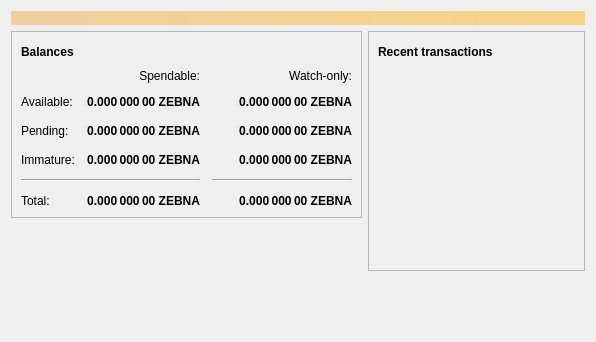
<?xml version="1.0" encoding="UTF-8"?>
<ui version="4.0">
 <class>OverviewPage</class>
 <widget class="QWidget" name="OverviewPage">
  <property name="geometry">
   <rect>
    <x>0</x>
    <y>0</y>
    <width>596</width>
    <height>342</height>
   </rect>
  </property>
  <property name="windowTitle">
   <string>Form</string>
  </property>
  <layout class="QVBoxLayout" name="topLayout">
   <item>
    <widget class="QLabel" name="labelAlerts">
     <property name="visible">
      <bool>false</bool>
     </property>
     <property name="styleSheet">
      <string notr="true">QLabel { background-color: qlineargradient(x1: 0, y1: 0, x2: 1, y2: 0, stop:0 #F0D0A0, stop:1 #F8D488); color:#000000; }</string>
     </property>
     <property name="wordWrap">
      <bool>true</bool>
     </property>
     <property name="margin">
      <number>3</number>
     </property>
     <property name="textInteractionFlags">
      <set>Qt::TextSelectableByMouse</set>
     </property>
    </widget>
   </item>
   <item>
    <layout class="QHBoxLayout" name="horizontalLayout" stretch="1,1">
     <item>
      <layout class="QVBoxLayout" name="verticalLayout_2">
       <item>
        <widget class="QFrame" name="frame">
         <property name="frameShape">
          <enum>QFrame::StyledPanel</enum>
         </property>
         <property name="frameShadow">
          <enum>QFrame::Raised</enum>
         </property>
         <layout class="QVBoxLayout" name="verticalLayout_4">
          <item>
           <layout class="QHBoxLayout" name="horizontalLayout_4">
            <item>
             <widget class="QLabel" name="label_5">
              <property name="font">
               <font>
                <weight>75</weight>
                <bold>true</bold>
               </font>
              </property>
              <property name="text">
               <string>Balances</string>
              </property>
             </widget>
            </item>
            <item>
             <widget class="QPushButton" name="labelWalletStatus">
              <property name="enabled">
               <bool>true</bool>
              </property>
              <property name="maximumSize">
               <size>
                <width>30</width>
                <height>16777215</height>
               </size>
              </property>
              <property name="toolTip">
               <string>The displayed information may be out of date. Your wallet automatically synchronizes with the Zebna network after a connection is established, but this process has not completed yet.</string>
              </property>
              <property name="text">
               <string/>
              </property>
              <property name="icon">
               <iconset resource="../zebna.qrc">
                <normaloff>:/icons/warning</normaloff>
                <disabledoff>:/icons/warning</disabledoff>:/icons/warning</iconset>
              </property>
              <property name="iconSize">
               <size>
                <width>24</width>
                <height>24</height>
               </size>
              </property>
              <property name="flat">
               <bool>true</bool>
              </property>
             </widget>
            </item>
            <item>
             <spacer name="horizontalSpacer_3">
              <property name="orientation">
               <enum>Qt::Horizontal</enum>
              </property>
              <property name="sizeHint" stdset="0">
               <size>
                <width>40</width>
                <height>20</height>
               </size>
              </property>
             </spacer>
            </item>
           </layout>
          </item>
          <item>
           <layout class="QGridLayout" name="gridLayout">
            <property name="spacing">
             <number>12</number>
            </property>
            <item row="2" column="2">
             <widget class="QLabel" name="labelWatchPending">
              <property name="font">
               <font>
                <weight>75</weight>
                <bold>true</bold>
               </font>
              </property>
              <property name="cursor">
               <cursorShape>IBeamCursor</cursorShape>
              </property>
              <property name="toolTip">
               <string>Unconfirmed transactions to watch-only addresses</string>
              </property>
              <property name="text">
               <string notr="true">0.000 000 00 ZEBNA</string>
              </property>
              <property name="alignment">
               <set>Qt::AlignRight|Qt::AlignTrailing|Qt::AlignVCenter</set>
              </property>
              <property name="textInteractionFlags">
               <set>Qt::LinksAccessibleByMouse|Qt::TextSelectableByKeyboard|Qt::TextSelectableByMouse</set>
              </property>
             </widget>
            </item>
            <item row="2" column="1">
             <widget class="QLabel" name="labelUnconfirmed">
              <property name="font">
               <font>
                <weight>75</weight>
                <bold>true</bold>
               </font>
              </property>
              <property name="cursor">
               <cursorShape>IBeamCursor</cursorShape>
              </property>
              <property name="toolTip">
               <string>Total of transactions that have yet to be confirmed, and do not yet count toward the spendable balance</string>
              </property>
              <property name="text">
               <string notr="true">0.000 000 00 ZEBNA</string>
              </property>
              <property name="alignment">
               <set>Qt::AlignRight|Qt::AlignTrailing|Qt::AlignVCenter</set>
              </property>
              <property name="textInteractionFlags">
               <set>Qt::LinksAccessibleByMouse|Qt::TextSelectableByKeyboard|Qt::TextSelectableByMouse</set>
              </property>
             </widget>
            </item>
            <item row="3" column="2">
             <widget class="QLabel" name="labelWatchImmature">
              <property name="font">
               <font>
                <weight>75</weight>
                <bold>true</bold>
               </font>
              </property>
              <property name="cursor">
               <cursorShape>IBeamCursor</cursorShape>
              </property>
              <property name="toolTip">
               <string>Mined balance in watch-only addresses that has not yet matured</string>
              </property>
              <property name="text">
               <string notr="true">0.000 000 00 ZEBNA</string>
              </property>
              <property name="alignment">
               <set>Qt::AlignRight|Qt::AlignTrailing|Qt::AlignVCenter</set>
              </property>
              <property name="textInteractionFlags">
               <set>Qt::LinksAccessibleByMouse|Qt::TextSelectableByKeyboard|Qt::TextSelectableByMouse</set>
              </property>
             </widget>
            </item>
            <item row="4" column="0" colspan="2">
             <widget class="Line" name="line">
              <property name="orientation">
               <enum>Qt::Horizontal</enum>
              </property>
             </widget>
            </item>
            <item row="4" column="2">
             <widget class="Line" name="lineWatchBalance">
              <property name="sizePolicy">
               <sizepolicy hsizetype="Preferred" vsizetype="Fixed">
                <horstretch>0</horstretch>
                <verstretch>0</verstretch>
               </sizepolicy>
              </property>
              <property name="minimumSize">
               <size>
                <width>140</width>
                <height>0</height>
               </size>
              </property>
              <property name="orientation">
               <enum>Qt::Horizontal</enum>
              </property>
             </widget>
            </item>
            <item row="5" column="0">
             <widget class="QLabel" name="labelTotalText">
              <property name="text">
               <string>Total:</string>
              </property>
             </widget>
            </item>
            <item row="3" column="1">
             <widget class="QLabel" name="labelImmature">
              <property name="font">
               <font>
                <weight>75</weight>
                <bold>true</bold>
               </font>
              </property>
              <property name="cursor">
               <cursorShape>IBeamCursor</cursorShape>
              </property>
              <property name="toolTip">
               <string>Mined balance that has not yet matured</string>
              </property>
              <property name="text">
               <string notr="true">0.000 000 00 ZEBNA</string>
              </property>
              <property name="alignment">
               <set>Qt::AlignRight|Qt::AlignTrailing|Qt::AlignVCenter</set>
              </property>
              <property name="textInteractionFlags">
               <set>Qt::LinksAccessibleByMouse|Qt::TextSelectableByKeyboard|Qt::TextSelectableByMouse</set>
              </property>
             </widget>
            </item>
            <item row="2" column="3">
             <spacer name="horizontalSpacer_2">
              <property name="orientation">
               <enum>Qt::Horizontal</enum>
              </property>
              <property name="sizeHint" stdset="0">
               <size>
                <width>40</width>
                <height>20</height>
               </size>
              </property>
             </spacer>
            </item>
            <item row="3" column="0">
             <widget class="QLabel" name="labelImmatureText">
              <property name="text">
               <string>Immature:</string>
              </property>
             </widget>
            </item>
            <item row="5" column="1">
             <widget class="QLabel" name="labelTotal">
              <property name="font">
               <font>
                <weight>75</weight>
                <bold>true</bold>
               </font>
              </property>
              <property name="cursor">
               <cursorShape>IBeamCursor</cursorShape>
              </property>
              <property name="toolTip">
               <string>Your current total balance</string>
              </property>
              <property name="text">
               <string notr="true">0.000 000 00 ZEBNA</string>
              </property>
              <property name="alignment">
               <set>Qt::AlignRight|Qt::AlignTrailing|Qt::AlignVCenter</set>
              </property>
              <property name="textInteractionFlags">
               <set>Qt::LinksAccessibleByMouse|Qt::TextSelectableByKeyboard|Qt::TextSelectableByMouse</set>
              </property>
             </widget>
            </item>
            <item row="5" column="2">
             <widget class="QLabel" name="labelWatchTotal">
              <property name="font">
               <font>
                <weight>75</weight>
                <bold>true</bold>
               </font>
              </property>
              <property name="cursor">
               <cursorShape>IBeamCursor</cursorShape>
              </property>
              <property name="toolTip">
               <string>Current total balance in watch-only addresses</string>
              </property>
              <property name="text">
               <string notr="true">0.000 000 00 ZEBNA</string>
              </property>
              <property name="alignment">
               <set>Qt::AlignRight|Qt::AlignTrailing|Qt::AlignVCenter</set>
              </property>
              <property name="textInteractionFlags">
               <set>Qt::LinksAccessibleByMouse|Qt::TextSelectableByKeyboard|Qt::TextSelectableByMouse</set>
              </property>
             </widget>
            </item>
            <item row="0" column="2">
             <widget class="QLabel" name="labelWatchonly">
              <property name="text">
               <string>Watch-only:</string>
              </property>
              <property name="alignment">
               <set>Qt::AlignRight|Qt::AlignTrailing|Qt::AlignVCenter</set>
              </property>
             </widget>
            </item>
            <item row="1" column="0">
             <widget class="QLabel" name="labelBalanceText">
              <property name="text">
               <string>Available:</string>
              </property>
             </widget>
            </item>
            <item row="1" column="1">
             <widget class="QLabel" name="labelBalance">
              <property name="font">
               <font>
                <weight>75</weight>
                <bold>true</bold>
               </font>
              </property>
              <property name="cursor">
               <cursorShape>IBeamCursor</cursorShape>
              </property>
              <property name="toolTip">
               <string>Your current spendable balance</string>
              </property>
              <property name="text">
               <string notr="true">0.000 000 00 ZEBNA</string>
              </property>
              <property name="alignment">
               <set>Qt::AlignRight|Qt::AlignTrailing|Qt::AlignVCenter</set>
              </property>
              <property name="textInteractionFlags">
               <set>Qt::LinksAccessibleByMouse|Qt::TextSelectableByKeyboard|Qt::TextSelectableByMouse</set>
              </property>
             </widget>
            </item>
            <item row="1" column="2">
             <widget class="QLabel" name="labelWatchAvailable">
              <property name="font">
               <font>
                <weight>75</weight>
                <bold>true</bold>
               </font>
              </property>
              <property name="cursor">
               <cursorShape>IBeamCursor</cursorShape>
              </property>
              <property name="toolTip">
               <string>Your current balance in watch-only addresses</string>
              </property>
              <property name="text">
               <string notr="true">0.000 000 00 ZEBNA</string>
              </property>
              <property name="alignment">
               <set>Qt::AlignRight|Qt::AlignTrailing|Qt::AlignVCenter</set>
              </property>
              <property name="textInteractionFlags">
               <set>Qt::LinksAccessibleByMouse|Qt::TextSelectableByKeyboard|Qt::TextSelectableByMouse</set>
              </property>
             </widget>
            </item>
            <item row="2" column="0">
             <widget class="QLabel" name="labelPendingText">
              <property name="text">
               <string>Pending:</string>
              </property>
             </widget>
            </item>
            <item row="0" column="1">
             <widget class="QLabel" name="labelSpendable">
              <property name="text">
               <string>Spendable:</string>
              </property>
              <property name="alignment">
               <set>Qt::AlignRight|Qt::AlignTrailing|Qt::AlignVCenter</set>
              </property>
             </widget>
            </item>
           </layout>
          </item>
         </layout>
        </widget>
       </item>
       <item>
        <spacer name="verticalSpacer">
         <property name="orientation">
          <enum>Qt::Vertical</enum>
         </property>
         <property name="sizeHint" stdset="0">
          <size>
           <width>20</width>
           <height>40</height>
          </size>
         </property>
        </spacer>
       </item>
      </layout>
     </item>
     <item>
      <layout class="QVBoxLayout" name="verticalLayout_3">
       <item>
        <widget class="QFrame" name="frame_2">
         <property name="frameShape">
          <enum>QFrame::StyledPanel</enum>
         </property>
         <property name="frameShadow">
          <enum>QFrame::Raised</enum>
         </property>
         <layout class="QVBoxLayout" name="verticalLayout">
          <item>
           <layout class="QHBoxLayout" name="horizontalLayout_2">
            <item>
             <widget class="QLabel" name="label_4">
              <property name="font">
               <font>
                <weight>75</weight>
                <bold>true</bold>
               </font>
              </property>
              <property name="text">
               <string>Recent transactions</string>
              </property>
             </widget>
            </item>
            <item>
             <widget class="QPushButton" name="labelTransactionsStatus">
              <property name="enabled">
               <bool>true</bool>
              </property>
              <property name="maximumSize">
               <size>
                <width>30</width>
                <height>16777215</height>
               </size>
              </property>
              <property name="toolTip">
               <string>The displayed information may be out of date. Your wallet automatically synchronizes with the Zebna network after a connection is established, but this process has not completed yet.</string>
              </property>
              <property name="text">
               <string/>
              </property>
              <property name="icon">
               <iconset resource="../zebna.qrc">
                <normaloff>:/icons/warning</normaloff>
                <disabledoff>:/icons/warning</disabledoff>:/icons/warning</iconset>
              </property>
              <property name="iconSize">
               <size>
                <width>24</width>
                <height>24</height>
               </size>
              </property>
              <property name="flat">
               <bool>true</bool>
              </property>
             </widget>
            </item>
            <item>
             <spacer name="horizontalSpacer">
              <property name="orientation">
               <enum>Qt::Horizontal</enum>
              </property>
              <property name="sizeHint" stdset="0">
               <size>
                <width>40</width>
                <height>20</height>
               </size>
              </property>
             </spacer>
            </item>
           </layout>
          </item>
          <item>
           <widget class="QListView" name="listTransactions">
            <property name="styleSheet">
             <string notr="true">QListView { background: transparent; }</string>
            </property>
            <property name="frameShape">
             <enum>QFrame::NoFrame</enum>
            </property>
            <property name="verticalScrollBarPolicy">
             <enum>Qt::ScrollBarAlwaysOff</enum>
            </property>
            <property name="horizontalScrollBarPolicy">
             <enum>Qt::ScrollBarAlwaysOff</enum>
            </property>
            <property name="selectionMode">
             <enum>QAbstractItemView::NoSelection</enum>
            </property>
           </widget>
          </item>
         </layout>
        </widget>
       </item>
       <item>
        <spacer name="verticalSpacer_2">
         <property name="orientation">
          <enum>Qt::Vertical</enum>
         </property>
         <property name="sizeHint" stdset="0">
          <size>
           <width>20</width>
           <height>40</height>
          </size>
         </property>
        </spacer>
       </item>
      </layout>
     </item>
    </layout>
   </item>
  </layout>
 </widget>
 <resources/>
 <connections/>
</ui>
